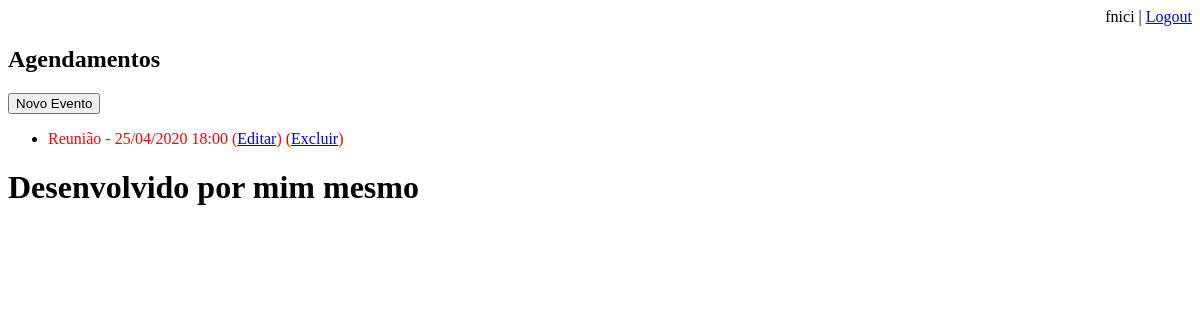
Before: /agenda/ (signed in) with the older database file.
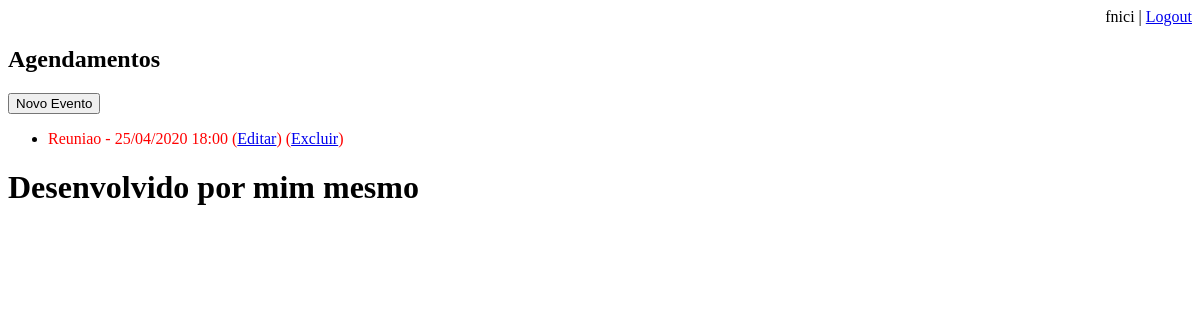
After: the same page with the newer database file.
### core/models.py (models this page shows, shortened)
class Evento(models.Model):
    class Meta:
        db_table = 'evento'
    titulo = models.CharField(max_length=100)
    descricao = models.TextField(blank=True, null=True)
    data_evento = models.DateTimeField()
    data_criacao = models.DateTimeField(auto_now=True)
    local = models.CharField(max_length=500, null=True)
    usuario = models.ForeignKey(User, on_delete=models.CASCADE)
    def get_data_evento(self):
        return self.data_evento.strftime('%d/%m/%Y %H:%M')
    def get_evento_atrasado(self):
        return self.data_evento < datetime.now()

### core/views.py (the view)
# urls.py: path('agenda/', views.lista_eventos),
@login_required(login_url='/login/')
def lista_eventos(request):
    usuario = request.user
    data_atual = datetime.now() - timedelta(hours=1)
    eventos = Evento.objects.filter(usuario=usuario)#,
    dados = {'eventos': eventos}
    return render(request, 'agenda.html', dados)

### template/agenda.html
{% extends "model-page.html" %}
{% block content %}
    <h2>Agendamentos</h2>
    <a href="evento/">
        <button type="button">Novo Evento</button>
    </a>
    <ul>
        {% for evento in eventos %}
            <li>
                <div style={% if evento.get_evento_atrasado %}
                             "color: red"
                            {% endif %}>
                    {{ evento.titulo }} - {{ evento.get_data_evento }}
                    (<a href="evento/?id={{ evento.id }}">Editar</a>)
                    (<a href="evento/delete/{{ evento.id }}">Excluir</a>)
                </div>
            </li>
        {% endfor %}
    </ul>
{% endblock %}

### template/model-page.html
<!DOCTYPE html>
<html lang="en">
<head>
    {% include "model-header.html" %}
</head>
<body>
    {% block content %} {% endblock %}
    {% include "model-footer.html" %}
</body>
</html>

### template/model-header.html (shortened to what this page needs)
    <div align="right">
        <span>{{ request.user.username }} | </span>
        <a href="/logout">Logout</a>
    </div>

### template/model-footer.html
<h1>Desenvolvido por mim mesmo</h1>

Changed rows visible on the page:
changed Evento: titulo "Reunião" → "Reuniao"
